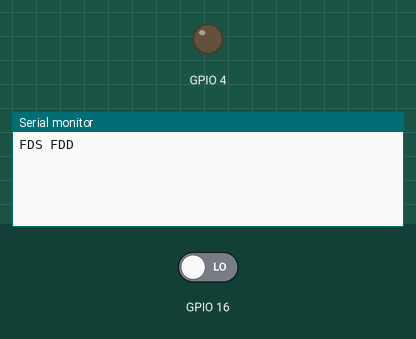
A sketch run on a simulated ESP32. Parts: output pins drawn as LEDs (lit = HIGH), the last lines printed to the serial monitor. The inputs (shaded band) are chosen by the test bench; at power-on: GPIO 16 LOW.

Above: at 2.2 s.
2.3 s: GPIO 16 driven HIGH
At 3.1 s:
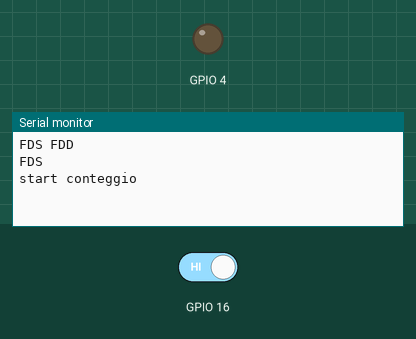
3.8 s: GPIO 16 driven LOW
At 4.2 s:
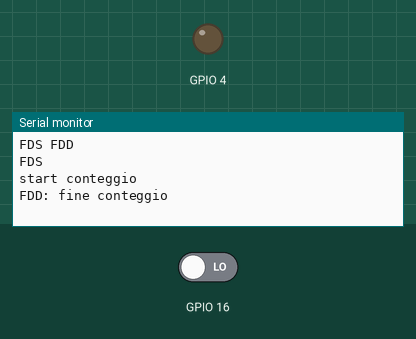

Measured:
- after the input at 2.3 s, the serial monitor: prints a new line at once (image 1)
- after the input at 3.8 s, the serial monitor: prints a new line at once (image 2)

The sketch:

5_21_triple_clic.ino
```cpp
/**
 * 5.21 - triplo clic
 */

int tasto, prev_tasto;
unsigned long t0; //variabile per salvare il tempo di apertura della finestra
bool conteggio;  //variabile di controllo della finestra di conteggio
int click = 0;  //numero di click del tasto


void setup() {
  Serial.begin(115200);
  delay(1000);
  Serial.println("FDS FDD");

  pinMode(4, OUTPUT);
  pinMode(16, INPUT);
}

void loop() {
  tasto = digitalRead(16);

  //individuo il fronte di salita
  if (!prev_tasto && tasto) {
    Serial.println("FDS");
    prev_tasto = tasto;

    //se il conteggio non è ancora attivo, lo faccio partire (apertura finestra)
    if (!conteggio) {
      conteggio = true;
      //salvo il tempo iniziale
      t0 = millis();
      Serial.println("start conteggio");
      //azzero i click
      click = 0;
    }
  }
  //individuo il fronte di discesa
  if (prev_tasto && !tasto) {
    Serial.println("FDD: fine conteggio");
    prev_tasto = tasto;
    click++;
  }
  //chiusura della finestra da 2s
  if (conteggio && ((millis() - t0) > 2000) ){
    Serial.println("fine conteggio");
    conteggio = false;

    Serial.printf("click: %d\n", click);
    Serial.println("----------");
    if (click == 3) digitalWrite(4, !digitalRead(4));
  }
}
```
